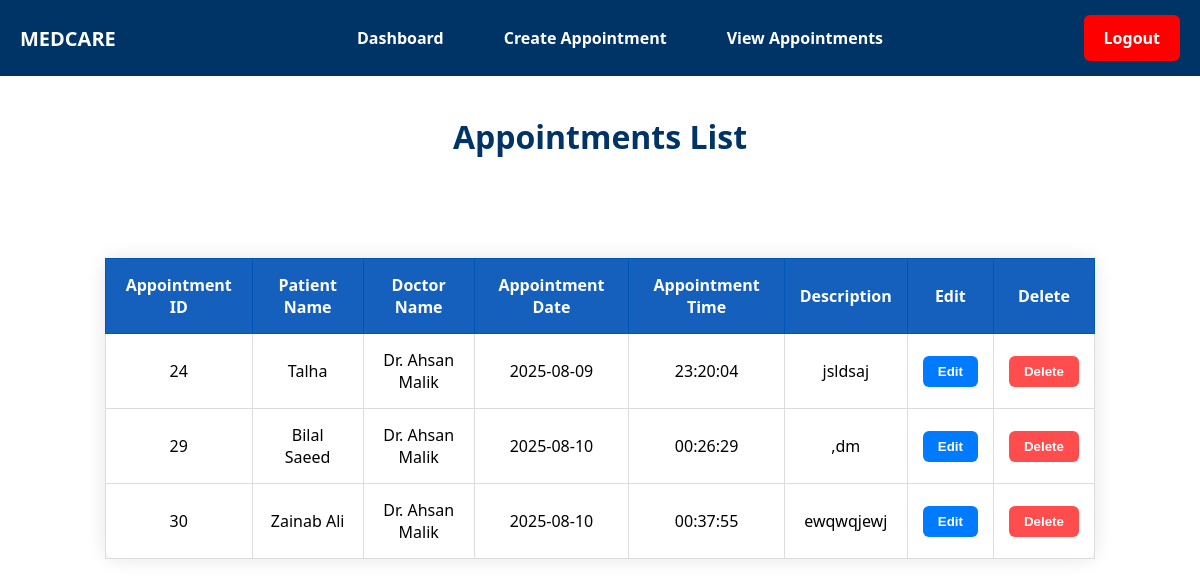
Page /viewAppointments.php on the committed database.
### tables this page shows
CREATE TABLE `appointments` (
  `appointment_id` int(11) NOT NULL,
  `pat_id` int(11) DEFAULT NULL,
  `doc_id` int(11) DEFAULT NULL,
  `description` text DEFAULT NULL,
  `status` varchar(20) DEFAULT 'Pending',
  `appointment_date` date DEFAULT curdate(),
  `appointment_time` time DEFAULT curtime()
);

CREATE TABLE `patient` (
  `pat_id` int(11) NOT NULL,
  `Name` varchar(30) NOT NULL,
  `Age` int(11) NOT NULL,
  `Gender` varchar(1) NOT NULL,
  `Medical_Condition` text DEFAULT NULL,
  `SSN` int(11) NOT NULL,
  `Srs_Level` varchar(50) NOT NULL,
  `Police_Case` tinyint(1) DEFAULT 0
);

CREATE TABLE `doctor` (
  `doc_id` int(11) NOT NULL,
  `name` varchar(30) NOT NULL,
  `username` varchar(30) NOT NULL,
  `password` varchar(15) NOT NULL,
  `gender` varchar(1) NOT NULL,
  `specialization` varchar(100) NOT NULL,
  `email` varchar(100) NOT NULL
);

### viewAppointments.php (the view, shortened to what this page needs)
<?php
require 'connection.php';
$sql = "SELECT a.appointment_id, a.pat_id, a.doc_id, a.appointment_date, a.appointment_time, a.description,
            p.Name AS patient_name, d.Name AS doctor_name
        FROM appointments a
        INNER JOIN Patient p ON a.pat_id = p.pat_id
        INNER JOIN Doctor d ON a.doc_id = d.doc_id";
$result = $conn->query($sql);
?>
<!DOCTYPE html>
<html lang="en">
<head>
</head>
<body>
<div class="navbar">
    <div class="logo">
        <span>MEDCARE</span>
    </div>
    <div class="menu">
        <a href="admin.php" class="dashboard">Dashboard</a>
        <a href="create_appointment.php" class="create-appointments">Create Appointment</a>
        <a href="viewAppointments.php" class="view-appointments">View Appointments</a>
    </div>
    <a href="logout.php" class="logout">Logout</a>
</div>
<h1>Appointments List</h1>
<div class="container">
<?php
if ($result->num_rows > 0) {
    echo "<table>
            <tr>
                <th>Appointment ID</th>
                <th>Patient Name</th>
                <th>Doctor Name</th>
                <th>Appointment Date</th>
                <th>Appointment Time</th>
                <th>Description</th>
                <th>Edit</th>
                <th>Delete</th>
            </tr>";
    while ($row = $result->fetch_assoc()) {
        echo "<tr>
                <td>" . $row['appointment_id'] . "</td>
                <td>" . $row['patient_name'] . "</td>
                <td>" . $row['doctor_name'] . "</td>
                <td>" . $row['appointment_date'] . "</td>
                <td>" . $row['appointment_time'] . "</td>
                <td>" . $row['description'] . "</td>
                <td>
                    <a href='editAppointmentsAdmin.php?appointment_id=" . $row['appointment_id'] . "'><button class='button button-edit'>Edit</button></a>
                </td>
                <td>
                    <a href='deleteAppointmentsAdmin.php?appointment_id=" . $row['appointment_id'] . "'><button class='button button-delete'>Delete</button></a>
                </td>
            </tr>";
    }
    echo "</table>";
} else {
    echo "<div class='no-records'>❌ No Appointments Found</div>";
}
?>
</div>
</body>
</html>

### viewAppointments.php (style rules this page uses)
body { font-family: 'Segoe UI', sans-serif; margin: 0; padding: 50px; background-color: white; }
h1 { text-align: center; color: #003366; margin-top: 65px; }
table { width: 100%; border-collapse: collapse; margin-top: 0px; border-radius: 12px; box-shadow: 0 0 20px rgba(0, 0, 0, 0.1); background-color: white; }
th, td { padding: 15px; text-align: center; border: 1px solid #ddd; }
th { background-color: #1560BD; color: white; border: 1px solid #0056b3; }
.button { padding: 8px 15px; text-align: center; border-radius: 6px; cursor: pointer; font-weight: bold; text-decoration: none; display: inline-block; }
.button-edit { background-color: #007bff; color: white; border: none; transition: 0.3s; }
.button-delete { background-color: #ff4d4d; color: white; border: none; transition: 0.3s; }
.container { width: 90%; margin: auto; padding: 20px; }
.navbar { background-color: #003366; padding: 15px 20px; display: flex; justify-content: center; align-items: center; position: fixed; top: 0; left: 0; right: 0; z-index: 10; width: 100%; }
.navbar .logo { position: absolute; left: 20px; font-size: 20px; font-weight: bold; color: white; }
.navbar .menu { display: flex; gap: 20px; justify-content: center; width: 100%; text-align: center; }
.navbar .menu a { color: white; text-decoration: none; padding: 12px 20px; font-size: 16px; font-weight: bold; border-radius: 6px; transition: all 0.3s ease; position: relative; }
.navbar .menu a::after { content: ''; position: absolute; width: 0%; height: 3px; bottom: 0; left: 50%; background: white; border-radius: 2px; transition: all 0.4s ease-in-out; transform: translateX(-50%); }
.navbar .logout { position: absolute; right: 60px; color: white; font-weight: bold; padding: 12px 20px; border-radius: 6px; transition: background-color 0.3s ease; font-size: 16px; text-decoration: none; background-color: red; }
.navbar .logout::after { content: ''; position: absolute; width: 0%; height: 3px; bottom: 0; left: 50%; background: white; border-radius: 2px; transition: all 0.4s ease-in-out; transform: translateX(-50%); }
.container { margin-top: 80px; }

### rows in the picture
appointments: appointment_id "24", pat.Name "Talha", doc.name "Dr. Ahsan Malik", appointment_date "2025-08-09", appointment_time "23:20:04", description "jsldsaj"
appointments: appointment_id "29", pat.Name "Bilal Saeed", doc.name "Dr. Ahsan Malik", appointment_date "2025-08-10", appointment_time "00:26:29", description ",dm"
appointments: appointment_id "30", pat.Name "Zainab Ali", doc.name "Dr. Ahsan Malik", appointment_date "2025-08-10", appointment_time "00:37:55", description "ewqwqjewj"
